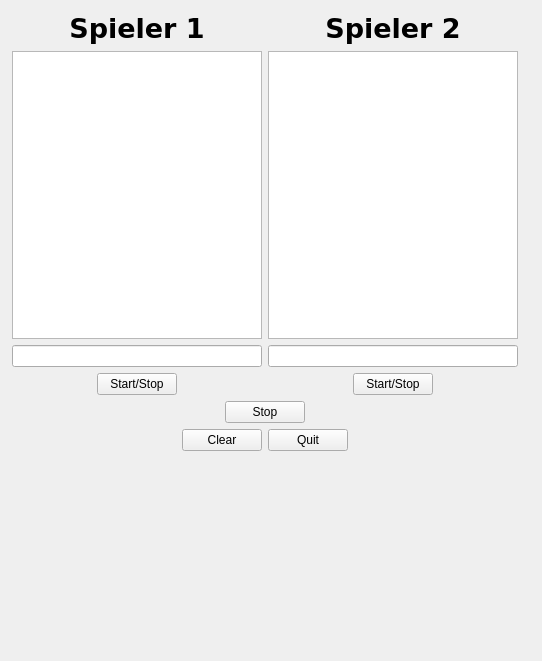
<?xml version="1.0" encoding="UTF-8"?>
<ui version="4.0">
 <class>Schachuhr</class>
 <widget class="QMainWindow" name="Schachuhr">
  <property name="geometry">
   <rect>
    <x>0</x>
    <y>0</y>
    <width>542</width>
    <height>661</height>
   </rect>
  </property>
  <property name="windowTitle">
   <string>Schachuhr</string>
  </property>
  <widget class="QWidget" name="centralWidget">
   <widget class="QWidget" name="">
    <property name="geometry">
     <rect>
      <x>1</x>
      <y>1</y>
      <width>528</width>
      <height>461</height>
     </rect>
    </property>
    <layout class="QVBoxLayout" name="verticalLayout_5">
     <item>
      <layout class="QVBoxLayout" name="verticalLayout_4">
       <item>
        <layout class="QHBoxLayout" name="horizontalLayout_3">
         <item>
          <layout class="QVBoxLayout" name="verticalLayout">
           <item>
            <widget class="QLabel" name="labelplayer1">
             <property name="font">
              <font>
               <family>DejaVu Sans</family>
               <pointsize>20</pointsize>
               <weight>75</weight>
               <bold>true</bold>
              </font>
             </property>
             <property name="layoutDirection">
              <enum>Qt::LeftToRight</enum>
             </property>
             <property name="text">
              <string>Spieler 1</string>
             </property>
             <property name="alignment">
              <set>Qt::AlignCenter</set>
             </property>
            </widget>
           </item>
           <item>
            <widget class="QPlainTextEdit" name="ausgabe1"/>
           </item>
           <item>
            <widget class="QLineEdit" name="sumedit1"/>
           </item>
           <item>
            <layout class="QHBoxLayout" name="horizontalLayout">
             <item>
              <spacer name="horizontalSpacer_2">
               <property name="orientation">
                <enum>Qt::Horizontal</enum>
               </property>
               <property name="sizeHint" stdset="0">
                <size>
                 <width>40</width>
                 <height>20</height>
                </size>
               </property>
              </spacer>
             </item>
             <item>
              <widget class="QPushButton" name="player1Button">
               <property name="text">
                <string>Start/Stop</string>
               </property>
              </widget>
             </item>
             <item>
              <spacer name="horizontalSpacer">
               <property name="orientation">
                <enum>Qt::Horizontal</enum>
               </property>
               <property name="sizeHint" stdset="0">
                <size>
                 <width>40</width>
                 <height>20</height>
                </size>
               </property>
              </spacer>
             </item>
            </layout>
           </item>
          </layout>
         </item>
         <item>
          <layout class="QVBoxLayout" name="verticalLayout_2">
           <item>
            <widget class="QLabel" name="labelplayer2">
             <property name="font">
              <font>
               <family>DejaVu Sans</family>
               <pointsize>20</pointsize>
               <weight>75</weight>
               <bold>true</bold>
              </font>
             </property>
             <property name="text">
              <string>Spieler 2</string>
             </property>
             <property name="alignment">
              <set>Qt::AlignCenter</set>
             </property>
            </widget>
           </item>
           <item>
            <widget class="QPlainTextEdit" name="ausgabe2"/>
           </item>
           <item>
            <widget class="QLineEdit" name="sumedit2"/>
           </item>
           <item>
            <layout class="QHBoxLayout" name="horizontalLayout_2">
             <item>
              <spacer name="horizontalSpacer_4">
               <property name="orientation">
                <enum>Qt::Horizontal</enum>
               </property>
               <property name="sizeHint" stdset="0">
                <size>
                 <width>40</width>
                 <height>20</height>
                </size>
               </property>
              </spacer>
             </item>
             <item>
              <widget class="QPushButton" name="player2Button">
               <property name="text">
                <string>Start/Stop</string>
               </property>
              </widget>
             </item>
             <item>
              <spacer name="horizontalSpacer_3">
               <property name="orientation">
                <enum>Qt::Horizontal</enum>
               </property>
               <property name="sizeHint" stdset="0">
                <size>
                 <width>40</width>
                 <height>20</height>
                </size>
               </property>
              </spacer>
             </item>
            </layout>
           </item>
          </layout>
         </item>
        </layout>
       </item>
       <item>
        <layout class="QVBoxLayout" name="verticalLayout_3">
         <item>
          <layout class="QHBoxLayout" name="horizontalLayout_4">
           <item>
            <spacer name="horizontalSpacer_6">
             <property name="orientation">
              <enum>Qt::Horizontal</enum>
             </property>
             <property name="sizeHint" stdset="0">
              <size>
               <width>40</width>
               <height>20</height>
              </size>
             </property>
            </spacer>
           </item>
           <item>
            <widget class="QPushButton" name="stopButton">
             <property name="text">
              <string>Stop</string>
             </property>
            </widget>
           </item>
           <item>
            <spacer name="horizontalSpacer_5">
             <property name="orientation">
              <enum>Qt::Horizontal</enum>
             </property>
             <property name="sizeHint" stdset="0">
              <size>
               <width>40</width>
               <height>20</height>
              </size>
             </property>
            </spacer>
           </item>
          </layout>
         </item>
         <item>
          <layout class="QHBoxLayout" name="horizontalLayout_5">
           <item>
            <spacer name="horizontalSpacer_7">
             <property name="orientation">
              <enum>Qt::Horizontal</enum>
             </property>
             <property name="sizeHint" stdset="0">
              <size>
               <width>40</width>
               <height>20</height>
              </size>
             </property>
            </spacer>
           </item>
           <item>
            <widget class="QPushButton" name="clearButton">
             <property name="text">
              <string>Clear</string>
             </property>
            </widget>
           </item>
           <item>
            <widget class="QPushButton" name="quitButton">
             <property name="text">
              <string>Quit</string>
             </property>
            </widget>
           </item>
           <item>
            <spacer name="horizontalSpacer_8">
             <property name="orientation">
              <enum>Qt::Horizontal</enum>
             </property>
             <property name="sizeHint" stdset="0">
              <size>
               <width>40</width>
               <height>20</height>
              </size>
             </property>
            </spacer>
           </item>
          </layout>
         </item>
        </layout>
       </item>
      </layout>
     </item>
    </layout>
   </widget>
  </widget>
 </widget>
 <layoutdefault spacing="6" margin="11"/>
 <resources/>
 <connections/>
</ui>
